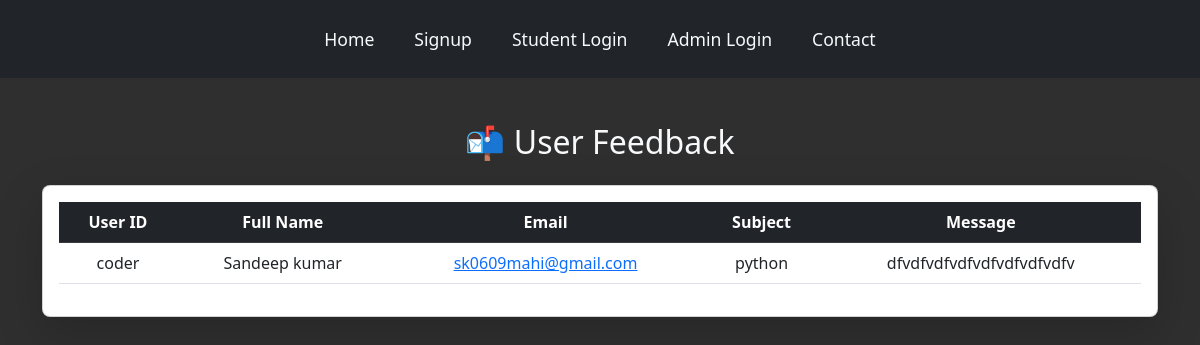
The app's page /user/admin/feedback with its own data.
### exam_subject/models.py (models this page shows)
class Feedback(models.Model):
    user=models.CharField()
    fullname=models.CharField(max_length=100)
    email=models.EmailField(max_length=200)
    subject=models.CharField(max_length=100)
    message=models.TextField()

### Authentication/views.py (the view)
# urls.py: path('admin/feedback',views.feed_back,name='feedback'),
def feed_back(req):
    fdbk=Feedback.objects.all()
    return render(req,'feedback.html',{'feedback_list':fdbk})

### Authentication/templates/feedback.html (shortened to what this page needs)
{% extends "base.html" %}
{% block body_content %}
{% include "feedback_include.html" %}
{% endblock body_content %}

### Authentication/templates/feedback_include.html
{% extends 'base.html' %}
{% block body_content %}
  <div class="container my-5">
    <h2 class="text-center mb-4">📬 User Feedback</h2>
    <div class="card shadow-lg rounded-3">
      <div class="card-body">
        <div class="table-responsive">
          <table class="table table-hover align-middle text-center">
            <thead class="table-dark">
              <tr>
                <th>User ID</th>
                <th>Full Name</th>
                <th>Email</th>
                <th>Subject</th>
                <th>Message</th>
              </tr>
            </thead>
            <tbody>
              {% for feedback in feedback_list %}
                <tr>
                  <td>{{ feedback.user }}</td>
                  <td>{{ feedback.fullname }}</td>
                  <td>
                    <a href="https://mail.google.com/mail/?view=cm&fs=1&to={{ feedback.email }}" target="_blank">{{ feedback.email }}</a>
                  </td>
                  <td>{{ feedback.subject }}</td>
                  <td>{{ feedback.message }}</td>
                </tr>
              {% empty %}
                <tr>
                  <td colspan="6" class="text-muted">No feedback found.</td>
                </tr>
              {% endfor %}
            </tbody>
          </table>
        </div>
      </div>
    </div>
  </div>
{% endblock %}

### static/css/homestyle.css (style rules this page uses)
body { background-color: rgb(47, 47, 48); padding: 0; margin: 0; }

### records on screen
Feedback: user "coder", fullname "Sandeep kumar", email "sk0609mahi@gmail.com", subject "python", message "dfvdfvdfvdfvdfvdfvdfvdfv"
